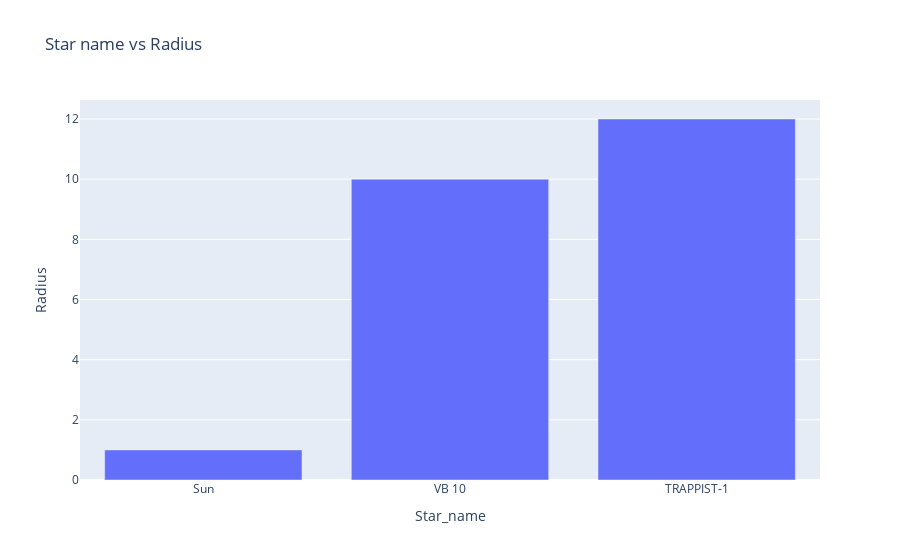

The notebook cell saved with this chart:
### Code cell
#Star name vs Radius
plot = px.bar(df,x='Star_name',y='Radius',title='Star name vs Radius')
plot.show()

### Figure 1 — Plotly figure (JSON) as saved in the notebook; plotly's stock layout.template omitted (floating-point values rounded to 4 significant figures)
{"data": [{"alignmentgroup": "True", "hovertemplate": "Star_name=%{x}<br>Radius=%{y}<extra></extra>", "legendgroup": "", "marker": {"color": "#636efa"}, "name": "", "offsetgroup": "", "orientation": "v", "showlegend": false, "textposition": "auto", "type": "bar", "x": ["Sun", "VB 10", "TRAPPIST-1"], "xaxis": "x", "y": [1, 10, 12], "yaxis": "y"}], "layout": {"barmode": "relative", "legend": {"tracegroupgap": 0}, "title": {"text": "Star name vs Radius"}, "xaxis": {"anchor": "y", "domain": [0, 1], "title": {"text": "Star_name"}}, "yaxis": {"anchor": "x", "domain": [0, 1], "title": {"text": "Radius"}}}}
